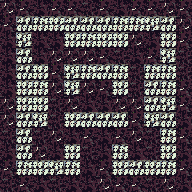

This game map was drawn from its Tiled (.tmx) file and the tilesets committed beside it. A one-line description and the full map source follow:
An orthogonal 12x12 tile map with 16x16 px tiles, 1 tile layer (tile) and 25 objects.

<map version="1.0" tiledversion="1.1.2" orientation="orthogonal" renderorder="right-down" width="12" height="12" tilewidth="16" tileheight="16" infinite="0" nextobjectid="69">
 <tileset firstgid="1" source="tileset.tsx" />
 <layer name="tile" width="12" height="12">
  <data encoding="csv">
38,39,40,39,39,41,39,40,39,39,38,39,
39,36,35,34,36,36,36,35,35,37,36,38,
40,37,40,40,34,35,34,34,38,40,34,39,
40,36,40,38,38,38,39,41,40,39,37,41,
40,36,34,39,37,35,36,35,41,35,35,41,
40,34,35,38,37,38,39,34,41,36,35,39,
38,34,34,41,38,40,40,38,38,36,37,39,
38,36,37,41,34,36,36,36,39,37,36,40,
41,36,41,38,40,39,40,39,38,41,35,39,
40,36,38,40,34,41,40,35,40,41,34,40,
39,35,34,37,35,40,39,34,36,34,35,39,
41,39,40,41,40,40,38,39,39,41,38,40
</data>
 </layer>
 <objectgroup name="creature">
  <object id="63" gid="249" x="96" y="112" width="16" height="16" />
  <object id="64" gid="250" x="128" y="96" width="16" height="16" />
  <object id="65" gid="250" x="112" y="64" width="16" height="16" />
  <object id="66" gid="250" x="80" y="64" width="16" height="16" />
  <object id="67" gid="248" x="48" y="112" width="16" height="16" />
  <object id="68" gid="248" x="48" y="64" width="16" height="16" />
 </objectgroup>
 <objectgroup name="furniture">
  <object id="44" gid="69" x="32" y="48" width="16" height="16" />
  <object id="45" gid="69" x="144" y="64" width="16" height="16" />
  <object id="46" gid="69" x="144" y="160" width="16" height="16" />
  <object id="47" gid="85" x="32" y="160" width="16" height="16" />
  <object id="48" gid="10" x="80" y="176" width="16" height="16" />
  <object id="49" gid="10" x="96" y="176" width="16" height="16" />
  <object id="50" gid="91" x="144" y="144" width="16" height="16" />
  <object id="51" gid="91" x="128" y="48" width="16" height="16" />
  <object id="52" gid="91" x="144" y="48" width="16" height="16" />
  <object id="53" gid="91" x="80" y="96" width="16" height="16" />
  <object id="54" gid="74" x="96" y="96" width="16" height="16" />
  <object id="55" gid="74" x="112" y="112" width="16" height="16" />
  <object id="56" gid="74" x="48" y="144" width="16" height="16" />
  <object id="57" gid="74" x="32" y="144" width="16" height="16" />
  <object id="58" gid="74" x="48" y="96" width="16" height="16" />
  <object id="59" gid="74" x="64" y="64" width="16" height="16" />
  <object id="60" gid="92" x="96" y="160" width="16" height="16" />
  <object id="61" gid="92" x="32" y="64" width="16" height="16" />
  <object id="62" gid="92" x="128" y="80" width="16" height="16" />
 </objectgroup>
 <objectgroup name="description" />
</map>
